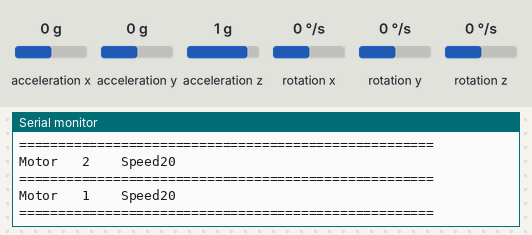
Recording of a program running on a simulated Arduino Mega 2560, built with avr-gcc and run on an emulated ATmega2560. Parts: the last lines printed to the serial monitor. Inputs (shaded band) come from the test bench; at power-on: rotation z 0 °/s, acceleration x 0 g, acceleration y 0 g, acceleration z 1 g, rotation x 0 °/s, rotation y 0 °/s.

Above: at 3.2 s.
3.3 s: rotation z set to -192 °/s
At 3.31 s:
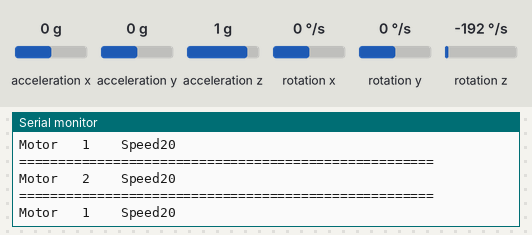
6.3 s: rotation z set to -100 °/s
At 6.37 s:
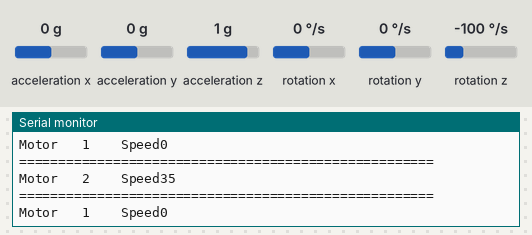
12.3 s: rotation z set to 0 °/s
At 12.34 s:
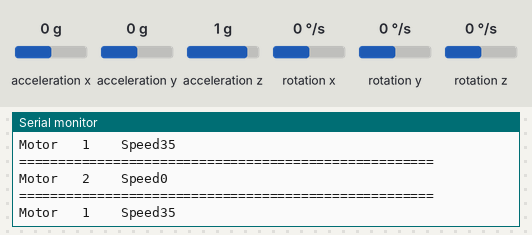
21.3 s: rotation z set to 100 °/s
At 21.36 s:
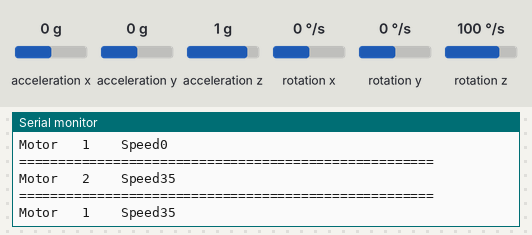
Timing chart, 0 to 24.3 s (numbered marks = the images above; inputs shaded):
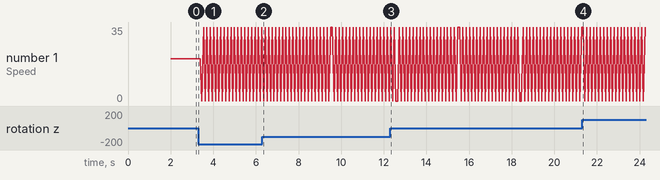

The program:

main.cpp
```cpp
#include <Arduino.h>

#include "Wire.h"
#include <MPU6050_light.h>

MPU6050 mpu(Wire);
long timer = 0;


volatile double Kp = 1.2367 ;   // the constant tunings for the PID
volatile double Ki = 1.5736 ;
volatile double Kd = 0.058  ;


volatile double integral = 0  ;   // initialize variables of PID
volatile double derivative = 0 ;
volatile double error = 0 ;
volatile double lastError = 0 ;
volatile double correction= 0;


void Move(int address ,int speed,bool dirction){

Serial.print("Motor   ");
Serial.print(address);
Serial.print("    Speed");
Serial.print(speed);
Serial.println();
Serial.println(F("=====================================================\n"));
delay(10);


}


void Balance(int speed , bool direction , int targetangle ){


mpu.update();

int error = targetangle-mpu.getAngleZ();

   if (error == 0){
       integral = 0 ;
   }

   else{
    integral = integral + error ;
    derivative = error - lastError  ;
    }

correction = ((Kp*(error)) + (Ki*(integral)) + (Kd*(derivative))) * -1;

int powerB = speed  - correction ;
int powerA = speed + correction ;

if (error < 2 & error > -2){
    powerA=speed ;
    powerB=speed  ;
   }

if (powerA > 35)
    powerA = 35;
if (powerB > 35)
    powerB = 35;

if (powerA >0 ){
    Move(1,powerA,1);
    }
  else if(powerA <0){
    powerA= 0;
    Move(1,powerA,0);
    }
  if (powerB >0){
    Move(2,powerB,1);
    }
  else{
    powerB= 0 ;
    Move(2,powerB,0);
    }


delay(10);


}


void setup() {

  Serial.begin(9600);
  Wire.begin();


  /////////---------------------GyroScope------------------------------///////////

    byte status = mpu.begin();
    while(status!=0){ }
    delay(1000);
    mpu.calcOffsets(true,true);
  /////////---------------------------------------------------///////////

}

void loop() {


Balance(20 , 1, 0 );


 // mpu.update();

   // Serial.print("\tZ: ");Serial.println((int)mpu.getAngleZ());
   // Serial.println(F("=====================================================\n"));


}
```

Measured:
- plotted number 1: 20 → 35 after the input at 3.3 s
